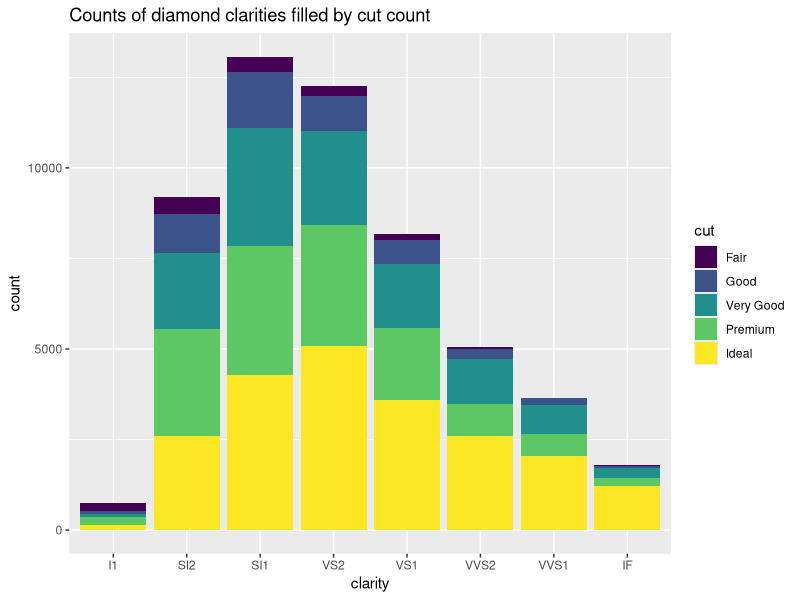
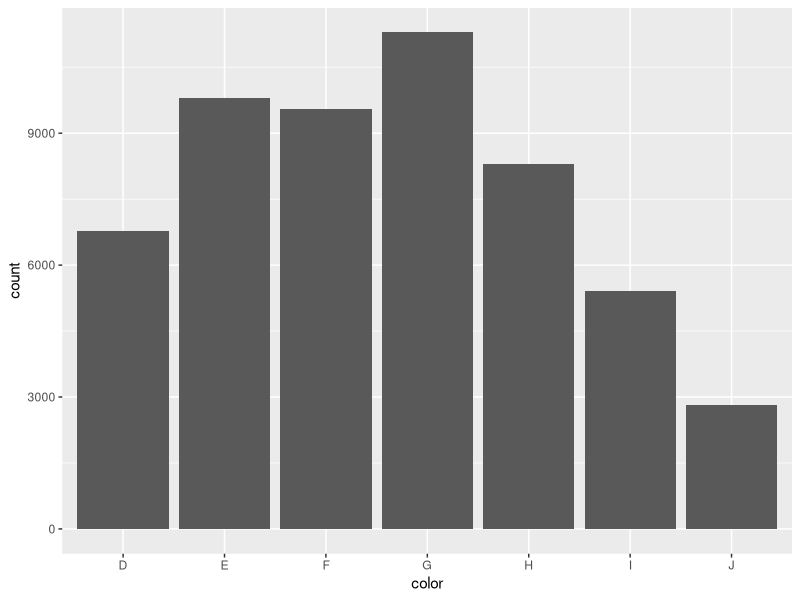
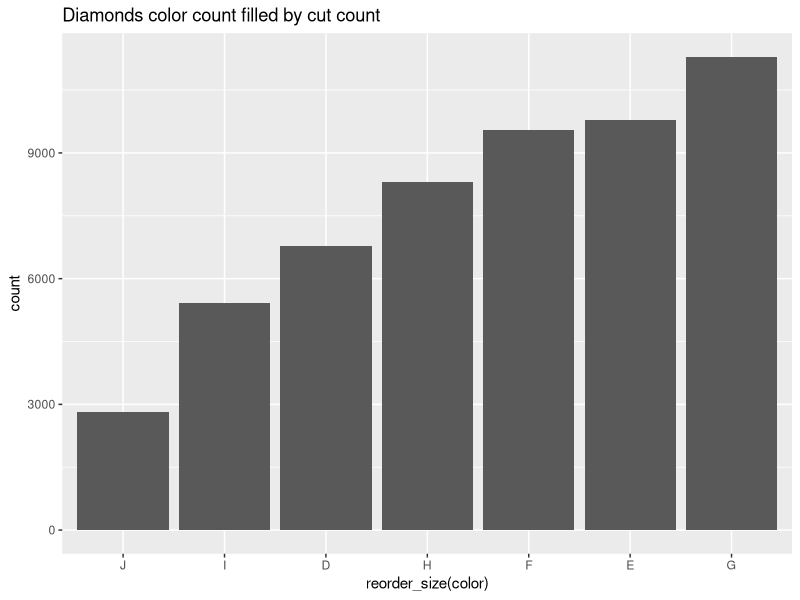
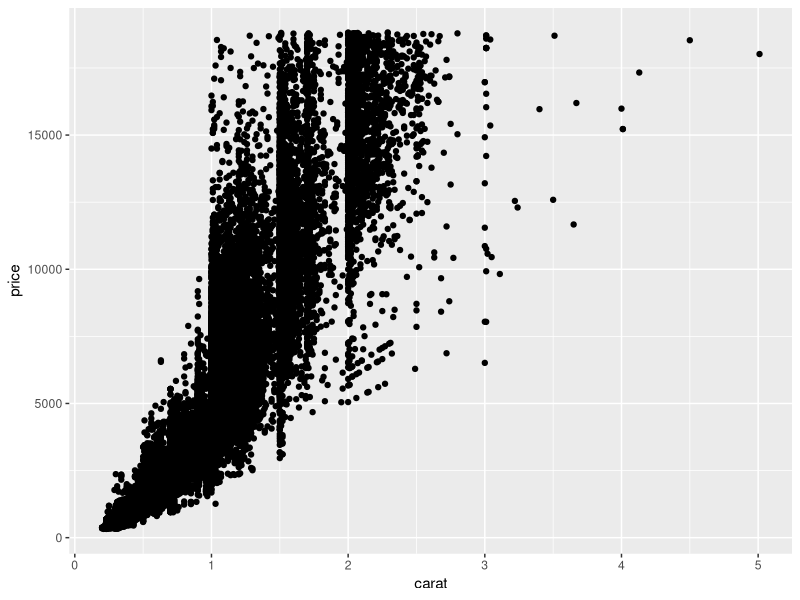
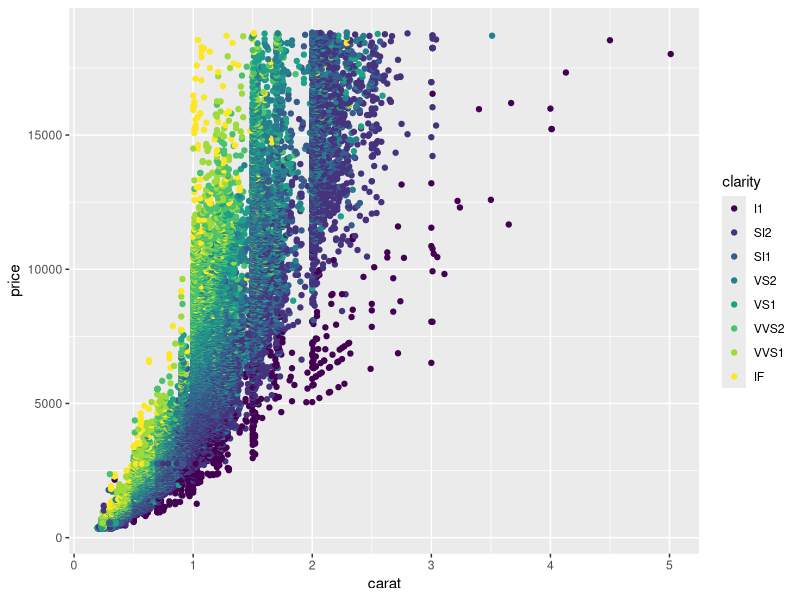
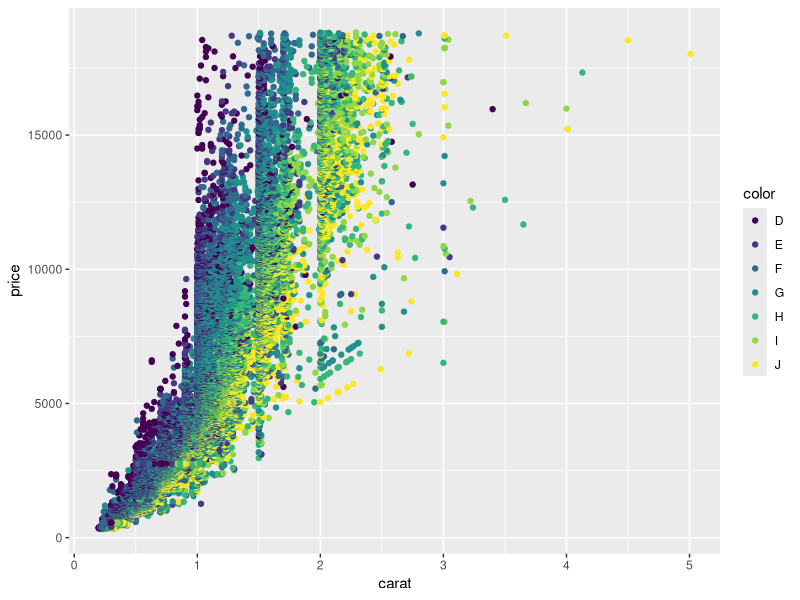
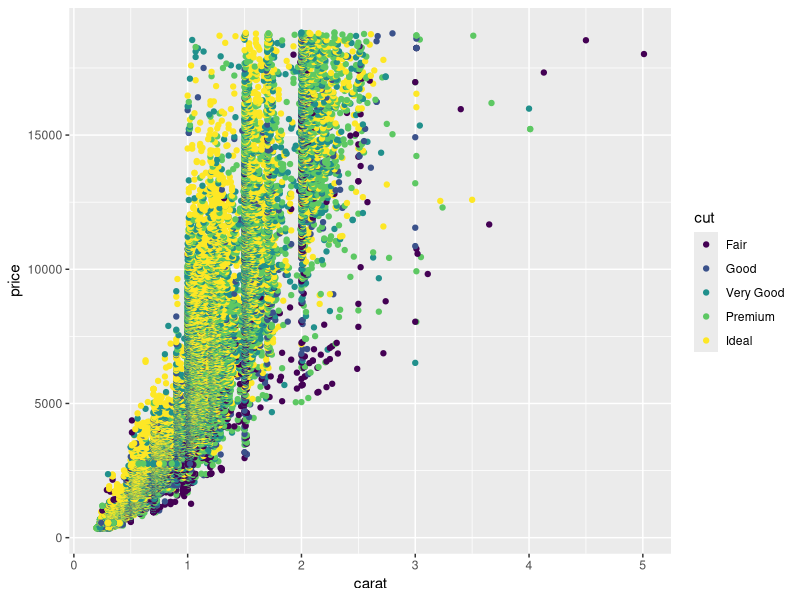
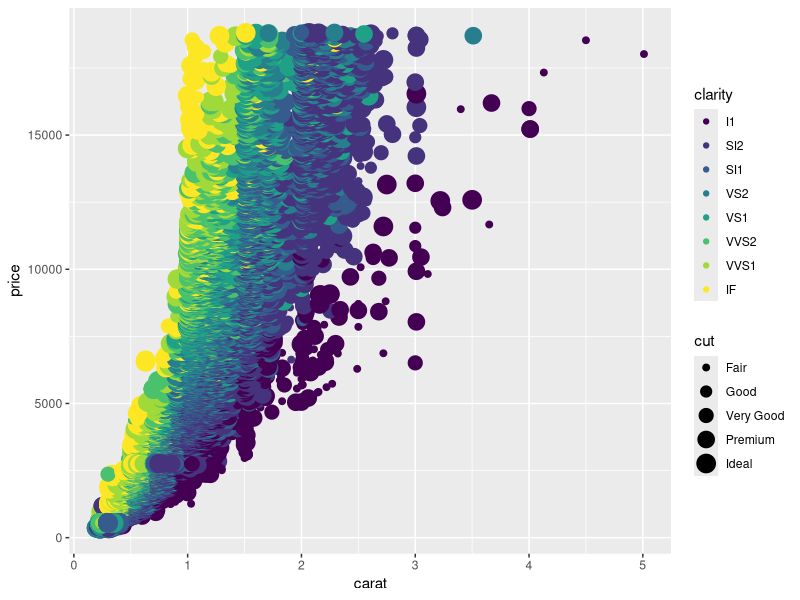

Generate these figures, in order, with R:
#
# This is the handout for the workshop
# Introduction to Data Analysis & Visualization with R.
#
# Created by:
#   Brian Zelip, Emerging Technologies Librarian
#   Health Sciences & Human Services Library
#   http://www.hshsl.umaryland.edu
#   January 2016
#

install.packages("ggplot2")
library(ggplot2)

data(diamonds)
head(diamonds)
View(diamonds)
summary(diamonds)
help(diamonds)


p <- ggplot(diamonds, aes(x=clarity, fill=cut))
p + geom_bar() + labs(title="Counts of diamond clarities filled by cut count")

p <- ggplot(diamonds, aes(color))
p + geom_bar()

reorder_size <- function(x) {
  factor(x, levels = names(sort(table(x))))
}

ggplot(diamonds, aes(reorder_size(color))) + geom_bar() + labs(title="Diamonds color count filled by cut count")


ggplot(diamonds, aes(x=carat, y=price)) + geom_point()

ggplot(diamonds, aes(x=carat, y=price, color=clarity)) + geom_point()

ggplot(diamonds, aes(x=carat, y=price, color=color)) + geom_point()

ggplot(diamonds, aes(x=carat, y=price, color=cut)) + geom_point()

ggplot(diamonds, aes(x=carat, y=price, color=clarity, size=cut)) + geom_point()

ggplot(diamonds, aes(x=carat, y=price, color=clarity, shape=cut)) + geom_point()

ggplot(diamonds, aes(x=carat, y=price)) + geom_point() + geom_smooth()

ggplot(diamonds, aes(x=carat, y=price)) + geom_point() + geom_smooth(se=FALSE)

ggplot(diamonds, aes(x=carat, y=price)) + geom_point() + geom_smooth(se=FALSE, method="lm")

ggplot(diamonds, aes(x=carat, y=price, color=clarity)) + geom_point() + geom_smooth(se=FALSE)

ggplot(diamonds, aes(x=carat, y=price, color=clarity)) + geom_smooth(se=FALSE) + labs(title="Smoothing trends of diamond carat prices by clarity of diamond")



data("mtcars")
head(mtcars)
View(mtcars)
summary(mtcars)
help(mtcars)

mtcars$mpg

t.test(mpg ~ am, data=mtcars)

tt = t.test(mpg ~ am, data=mtcars)

tt

tt$p.value

tt$conf.int

ggplot(mtcars, aes(x=wt, y=mpg)) + geom_point()

mtcars$mpg

mtcars$wt

cor.test(mtcars$mpg, mtcars$wt)

ct = cor.test(mtcars$mpg, mtcars$wt)

ct

ct$p.value

ct$estimate

ct$conf.int



fit = lm(mpg ~ wt, mtcars)

summary(fit)

coef(summary(fit))

co = coef(summary(fit))

co[, 1]

co[, 4]

predict(fit)

summary(fit)

37.2851 + (-5.3445) * 4.5

newcar = data.frame(wt=4.5)

predict(fit, newcar)

ggplot(mtcars, aes(wt, mpg)) + geom_point() + geom_smooth(method="lm")
